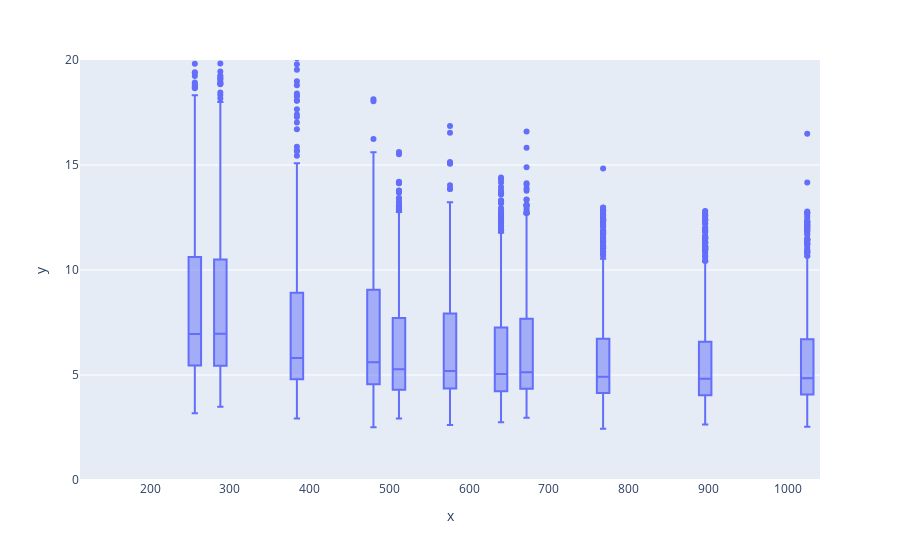

The code cell stored with this chart in its notebook:
### Code cell
fig = px.box(x=results['tile_size'], y=results['niqe_ml'], range_y=[0,20])
fig

### Figure 1 — Plotly figure (JSON) as saved in the notebook; plotly's stock layout.template omitted (floating-point values rounded to 4 significant figures; data arrays with more than 128 entries replaced by an {"elided": "..."} marker saying what was removed)
{"data": [{"alignmentgroup": "True", "hovertemplate": "x=%{x}<br>y=%{y}<extra></extra>", "legendgroup": "", "marker": {"color": "#636efa"}, "name": "", "notched": false, "offsetgroup": "", "orientation": "v", "showlegend": false, "type": "box", "x": {"elided": "18028 int values"}, "x0": " ", "xaxis": "x", "y": {"elided": "18028 float values"}, "y0": " ", "yaxis": "y"}], "layout": {"boxmode": "group", "legend": {"tracegroupgap": 0}, "margin": {"t": 60}, "xaxis": {"anchor": "y", "domain": [0, 1], "title": {"text": "x"}}, "yaxis": {"anchor": "x", "domain": [0, 1], "range": [0, 20], "title": {"text": "y"}}}}
